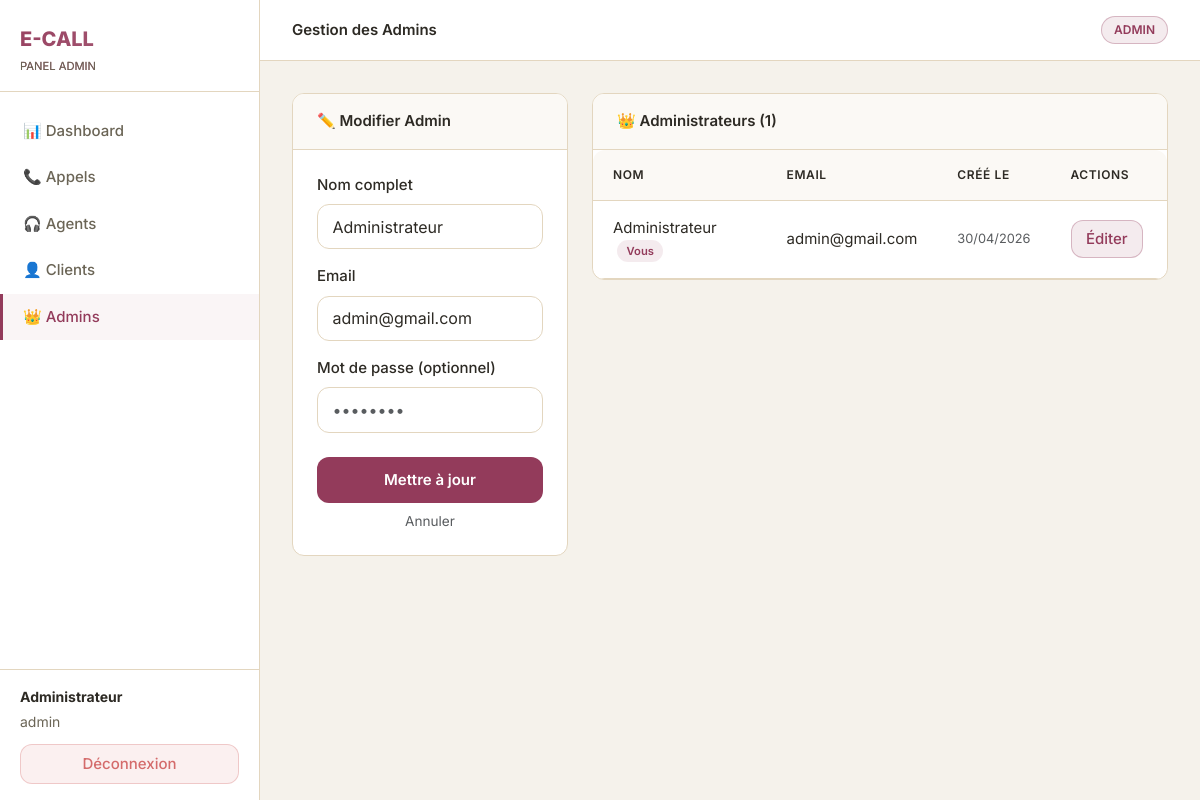
Screenshot of /admin/crud_admins.php?edit=1 (signed in) with the database file from the repository.
### tables this page shows
CREATE TABLE IF NOT EXISTS users (
    id          INT AUTO_INCREMENT PRIMARY KEY,
    nom         VARCHAR(100)  NOT NULL,
    email       VARCHAR(150)  NOT NULL UNIQUE,
    password    VARCHAR(255)  NOT NULL,
    role        ENUM('admin','agent','client') NOT NULL DEFAULT 'client',
    telephone   VARCHAR(20)   DEFAULT NULL,
    created_at  DATETIME      DEFAULT CURRENT_TIMESTAMP,
    updated_at  DATETIME      DEFAULT CURRENT_TIMESTAMP ON UPDATE CURRENT_TIMESTAMP
);

### admin/crud_admins.php (the view, shortened to what this page needs)
<?php
$pdo     = getPDO();
$editAdmin = null;
if (isset($_GET['edit'])) {
    $id = (int)$_GET['edit'];
    $st = $pdo->prepare("SELECT * FROM users WHERE id=? AND role='admin'");
    $st->execute([$id]);
    $editAdmin = $st->fetch();
}
$admins = $pdo->query("SELECT * FROM users WHERE role='admin' ORDER BY created_at ASC")->fetchAll();
include __DIR__ . '/../includes/header.php';
?>
<div class="row g-4">
  <div class="col-lg-4">
    <div class="panel">
      <div class="panel-header">
        <span class="panel-title"><?= $editAdmin ? '✏️ Modifier Admin' : '➕ Nouvel Admin' ?></span>
      </div>
      <div class="panel-body">
        <form method="POST" action="">
          <div class="mb-3">
            <label class="form-label">Nom complet</label>
            <input type="text" name="nom" class="form-control"
                   value="<?= htmlspecialchars($editAdmin['nom'] ?? '') ?>" required>
          </div>
          <div class="mb-3">
            <label class="form-label">Email</label>
            <input type="email" name="email" class="form-control"
                   value="<?= htmlspecialchars($editAdmin['email'] ?? '') ?>" required>
          </div>
          <div class="mb-4">
            <label class="form-label">Mot de passe <?= $editAdmin ? '(optionnel)' : '' ?></label>
            <input type="password" name="password" class="form-control" placeholder="••••••••">
          </div>
          <button type="submit" class="btn-ecall"><?= $editAdmin ? 'Mettre à jour' : 'Créer l\'admin' ?></button>
          <?php if ($editAdmin): ?>
            <a href="/ecall/admin/crud_admins.php" class="d-block text-center text-muted mt-2 text-decoration-none" style="font-size:.85rem;">Annuler</a>
          <?php endif; ?>
        </form>
      </div>
    </div>
  </div>
  <div class="col-lg-8">
    <div class="panel">
      <div class="panel-header">
        <span class="panel-title">👑 Administrateurs (<?= count($admins) ?>)</span>
      </div>
      <div class="panel-body p-0">
        <table class="ecall-table">
          <thead>
            <tr><th>Nom</th><th>Email</th><th>Créé le</th><th>Actions</th></tr>
          </thead>
          <tbody>
            <?php foreach ($admins as $a): ?>
            <tr>
              <td>
                <?= htmlspecialchars($a['nom']) ?>
                <?php if ($a['id'] == $_SESSION['user_id']): ?>
                  <span class="role-badge badge-pill-admin ms-1">Vous</span>
                <?php endif; ?>
              </td>
              <td><?= htmlspecialchars($a['email']) ?></td>
              <td class="text-muted" style="font-size:.8rem;"><?= date('d/m/Y', strtotime($a['created_at'])) ?></td>
              <td>
                <a href="?edit=<?= $a['id'] ?>" class="btn-edit-ecall me-1">Éditer</a>
              </td>
            </tr>
            <?php endforeach; ?>
          </tbody>
        </table>
      </div>
    </div>
  </div>
</div>
<?php include __DIR__ . '/../includes/footer.php'; ?>

### assets/style.css (style rules this page uses)
:root { --c-primary: #933B5B; --c-primary-dark: #7A2F4C; --c-primary-light: #B5728A; --c-secondary-light: #AABAAE; --c-bg: #F5F2EB; --c-surface: #FFFFFF; --c-surface-alt: #FBF9F5; --c-border: #E3D6BF; --c-text: #2D2A24; --c-text-light: #6B6556; --c-text-muted: #9A9483; --c-success: #8BA88A; --c-danger: #D46B6B; --c-warning: #E2B86B; --c-info: #6B9BD4; --radius-sm: 8px; --radius: 12px; --radius-lg: 20px; --shadow-sm: 0 1px 2px 0 rgba(0, 0, 0, 0.05); --shadow: 0 1px 3px 0 rgba(0, 0, 0, 0.08), 0 1px 2px -1px rgba(0, 0, 0, 0.04); --shadow-md: 0 4px 6px -1px rgba(0, 0, 0, 0.08), 0 2px 4px -2px rgba(0, 0, 0, 0.04); --shadow-lg: 0 10px 15px -3px rgba(0, 0, 0, 0.08), 0 4px 6px -4px rgba(0, 0, 0, 0.04); --font-body: 'Inter', -apple-system, BlinkMacSystemFont, 'Segoe UI', sans-serif; }
* { margin: 0; padding: 0; box-sizing: border-box; }
body { background: var(--c-bg); color: var(--c-text); font-family: var(--font-body); font-size: 15px; line-height: 1.5; min-height: 100vh; }
.form-label { color: var(--c-text); font-weight: 500; margin-bottom: 0.5rem; display: block; }
.form-control, .form-select { background: white !important; border: 1px solid var(--c-border) !important; color: var(--c-text) !important; border-radius: var(--radius) !important; padding: 0.6rem 0.9rem !important; transition: all 0.2s; width: 100%; }
.btn-ecall { background: var(--c-primary); color: white; font-weight: 600; border: none; border-radius: var(--radius); padding: 0.75rem 1.5rem; cursor: pointer; transition: all 0.2s; width: 100%; font-family: var(--font-body); }
.btn-edit-ecall { background: rgba(147, 59, 91, 0.1); color: var(--c-primary); border: 1px solid rgba(147, 59, 91, 0.3); border-radius: var(--radius); padding: 0.4rem 0.9rem; font-weight: 500; cursor: pointer; transition: all 0.2s; text-decoration: none; display: inline-block; }
.ecall-table { width: 100%; background: var(--c-surface); border-collapse: collapse; border-radius: var(--radius); overflow: hidden; }
.ecall-table thead th { background: var(--c-surface-alt); color: var(--c-text); font-weight: 600; font-size: 0.75rem; text-transform: uppercase; letter-spacing: 0.05em; padding: 1rem 1.25rem; border-bottom: 1px solid var(--c-border); }
.ecall-table tbody td { padding: 1rem 1.25rem; border-bottom: 1px solid var(--c-border); color: var(--c-text); }
.panel { background: var(--c-surface); border: 1px solid var(--c-border); border-radius: var(--radius); overflow: hidden; margin-bottom: 1.5rem; }
.panel-header { padding: 1rem 1.5rem; border-bottom: 1px solid var(--c-border); background: var(--c-surface-alt); }
.panel-title { font-weight: 600; color: var(--c-text); }
.panel-body { padding: 1.5rem; }
.role-badge { font-size: 0.7rem; padding: 0.25rem 0.6rem; border-radius: 999px; font-weight: 600; }
.badge-pill-admin { background: rgba(147, 59, 91, 0.1); color: var(--c-primary); }

### rows the page displays
users: nom "Administrateur", email "admin@gmail.com", shows "Vous", created_at "30/04/2026"

### other values shown
$userRole "ADMIN"
$userName "Administrateur"
$userRole "admin"
$pageTitle "Gestion des Admins"
count($admins) "1"
